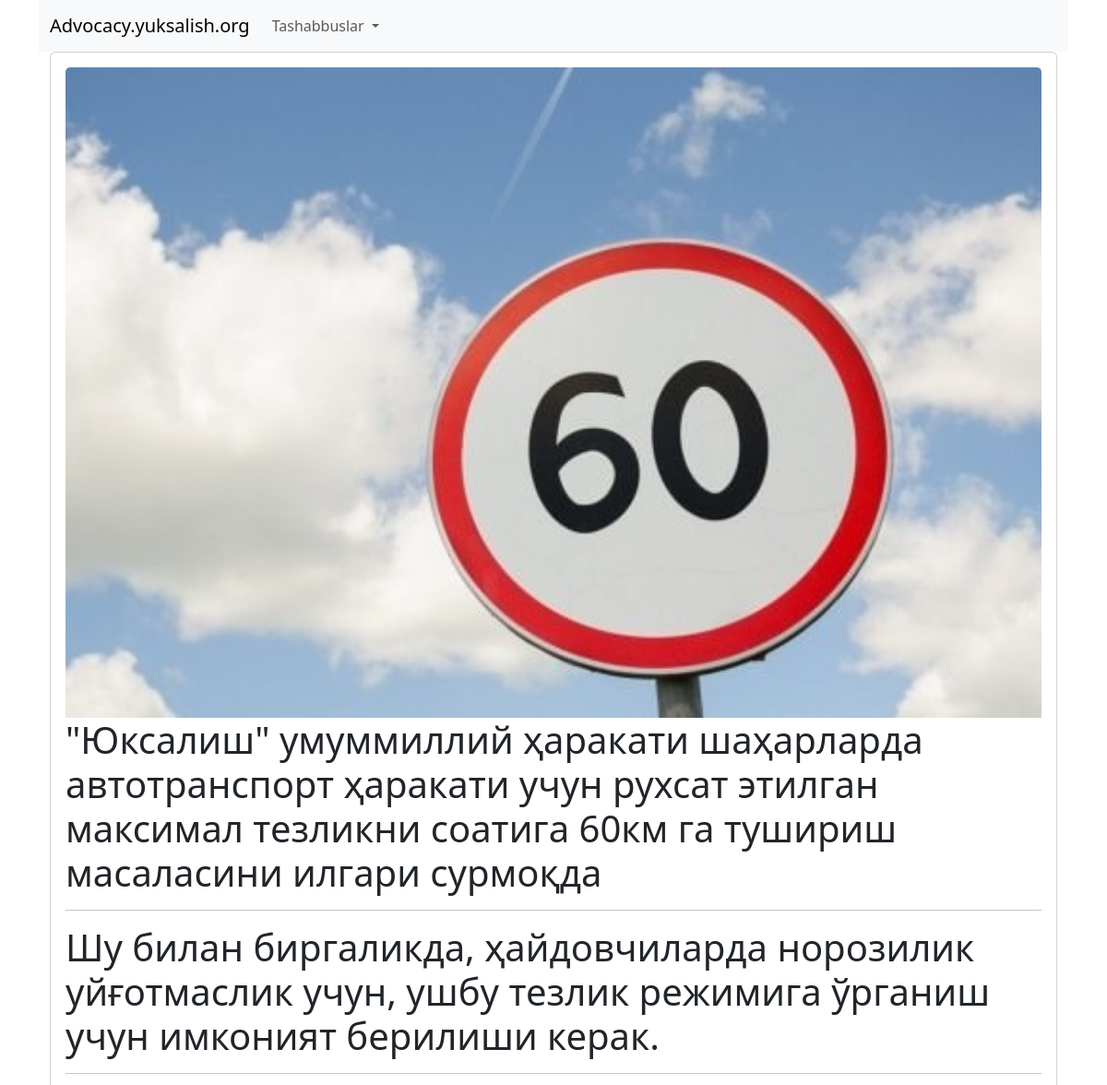
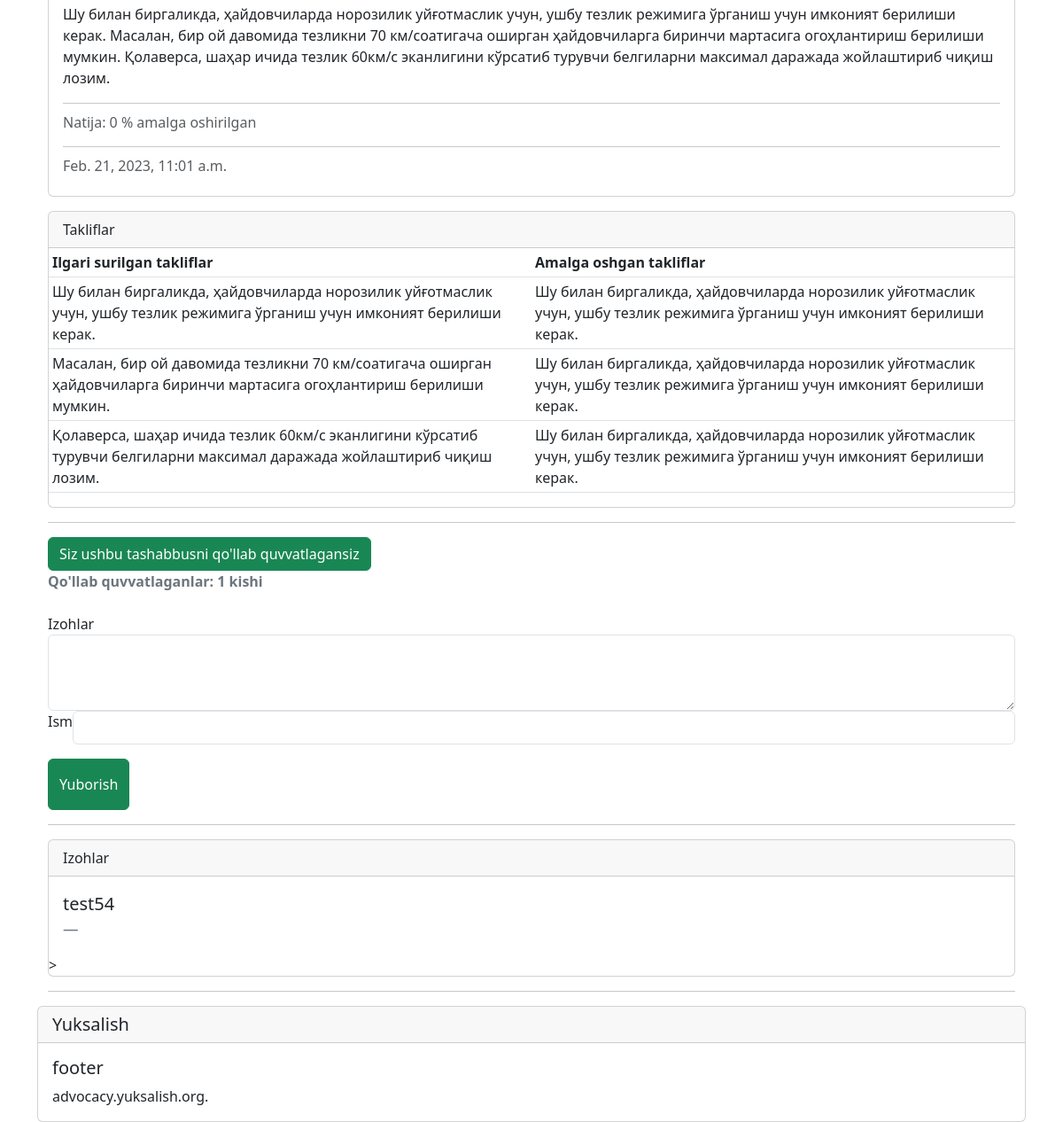
/1/ (signed in), run on the app's committed database (2 pictures, top to bottom).
### initiatives/models.py (models this page shows, shortened)
class Initiative(models.Model):
    title = models.CharField("Nomi", max_length=200)
    summary = models.CharField("Qisqacha", max_length=200, blank=True)
    body = models.TextField("Tekst")
    photo = models.ImageField("Foto", upload_to='images/', blank=True)
    result = models.IntegerField("Natija", default=0)
    dcreated = models.DateTimeField(auto_now_add=True)
    likes = models.ManyToManyField(User, related_name='initiative_like')
    def number_of_likes(self):
        return self.likes.count()
    class Meta:
        verbose_name = "Tashabbus"
        verbose_name_plural = "Tashabbuslar"

class Offer(models.Model):
    initiative = models.ForeignKey(Initiative, on_delete=models.CASCADE, related_name='offers')
    offer = models.CharField("Taklif", max_length=200)
    offer_result = models.TextField("Taklif natijalari", blank=True)
    def __str__(self):
        return self.offer
    class Meta:
        verbose_name = "Taklif"
        verbose_name_plural = "Takliflar"

class Comment(models.Model):
    initiative = models.ForeignKey(Initiative, on_delete=models.CASCADE, related_name='comments')
    comment = models.CharField("Izoh", max_length=200)
    email = models.CharField("Email", max_length=200, blank=True)
    fio = models.CharField("fio", max_length=200, blank=True)
    draft = models.BooleanField("Черновик", default=True)
    def __str__(self):
        return self.comment
    class Meta:
        verbose_name = "Izoh"
        verbose_name_plural = "Izohlar"

### initiatives/views.py (the view)
# urls.py: path('<int:pk>/', InitiativeDetailView.as_view(), name='initiative_detail'),
class InitiativeDetailView(DetailView):
    model = Initiative
    template_name = 'initiative_detail.html'
    def get_context_data(self, **kwargs):
        data = super().get_context_data(**kwargs)
        likes_connected = get_object_or_404(Initiative, id=self.kwargs['pk'])
        liked = False
        if likes_connected.likes.filter(id=self.request.user.id).exists():
            liked = True
        data['number_of_likes'] = likes_connected.number_of_likes()
        data['post_is_liked'] = liked
        return data

### templates/initiative_detail.html (shortened to what this page needs)
{% extends 'base.html' %}
{% block content %}
    <div class="container-fluid">
        <div class="card">
            <div class="card-body">
                {% if object.photo %}
                    <img class="card-img-top" style="" src="{{ object.photo.url }}" alt="{{ object.title }}">
                {% endif %}
                <h1 class="card-title">{{ object.title }}</h1>
                <hr>
                <h1 class="card-title">{{ object.summary }}</h1>
                <hr>
                <p class="card-text">{{ object.body | safe }}</p>
                <hr>
                <h6 class="card-subtitle mb-2 text-muted">Natija: {{ object.result }} % amalga oshirilgan</h6>
                <hr>
                <h6 class="card-subtitle mb-2 text-muted">{{ object.dcreated }}</h6>
            </div>
        </div>
            <div class="card">
                <div class="card-header">Takliflar</div>
                        <table class="table table-sm">
                          <thead>
                            <tr>
                              <th scope="col">Ilgari surilgan takliflar</th>
                              <th scope="col">Amalga oshgan takliflar</th>
                            </tr>
                          </thead>
                          <tbody>
                            {% for offer in initiative.offers.all %}
                                <tr>
                                  <td>{{ offer }}</td>
                                  <td>{{ offer.offer_result }}</td>
                                </tr>
                            {% endfor %}
                          </tbody>
                        </table>
                    </div><hr>
                {% if user.is_authenticated %}
                  <form action="{% url 'initiative_like' object.id %}" method="POST">
                    {% if post_is_liked %}
                    <button type="submit" name="initiative_id" value="{{object.id}}" class="btn btn-success ">Siz ushbu tashabbusni qo'llab quvvatlagansiz</button>
                    {% else %}
                    <button type="submit" name="initiative_id" value="{{object.id}}" class="btn btn-info">Tashbbusni qo'llab quvvatlash</button>
                    {% endif %}
                  </form>
                {% else %}
                  <a class="btn btn-outline-info" href="{% url 'login' %}?next={{request.path}}">Qo'lllab quvvatlash uchun ro'yhatdan o'tishingiz kerak</a><br>
                {% endif %}
                <strong class="text-secondary">Qo'llab quvvatlaganlar: {{ number_of_likes }} kishi</strong>
                <form action="{% url 'add_comment' initiative.id %}" method="post" class="mt-4">
                    <div class="form-group editContent">
                        <label for="contactcomment" class="editContent">
                            Izohlar
                        </label>
                        <textarea class="form-control border" rows="3" name="comment" id="editContent" required=""></textarea>
                    </div>
                    <div class="d-sm-flex">
                        <label for="contactcomment" class="editContent">
                            Ism
                        </label>
                        <input type="text" class="form-control border"
                            id="contactcomment" class="editContent" name="fio" required="">
                    </div>
                    <button type="submit" class="mt-3 btn btn-success btn-block py-3">
                        Yuborish
                    </button>
                </form>
                <hr>
                <div class="card">
                    <div class="card-header">Izohlar</div>
                        {% for comment in initiative.comments.all %}
                            {% if comment.draft is False %}
                            <div class="card-body">
                                <blockquote class="blockquote mb-0">
                                  <p>{{ comment }}</p>
                                  <footer class="blockquote-footer">{{ comment.email }}</footer>
                                </blockquote>
                            </div>>
                            {% endif %}
                        {% endfor %}
                     </div>
                    <hr>
                </div>
    </div>
{% endblock content %}

### data on the page
Initiative: photo (picture), title "\"Юксалиш\" умуммиллий ҳаракати шаҳарларда автотранспорт ҳаракати учун рухсат этилган максимал тезликни соатига 60км га тушириш масаласини илгари сурмоқда", summary "Шу билан биргаликда, ҳайдовчиларда норозилик уйғотмаслик учун, ушбу тезлик режимига ўрганиш учун имконият берилиши керак.", body "Шу билан биргаликда, ҳайдовчиларда норозилик уйғотмаслик учун, ушбу тезлик режимига ўрганиш учун имконият берилиши керак. Масалан, бир ой давомида тезликни 70 км/соатигача оширган ҳайдовчиларга биринчи мартасига огоҳлантириш берилиши мумкин. Қолаверса, шаҳар ичида тезлик 60км/с эканлигини кўрсатиб турувчи белгиларни максимал даражада жойлаштириб чиқиш лозим.", result "0", dcreated "Feb. 21, 2023, 11:01 a.m."
Offer: offer "Шу билан биргаликда, ҳайдовчиларда норозилик уйғотмаслик учун, ушбу тезлик режимига ўрганиш учун имконият берилиши керак.", offer_result "Шу билан биргаликда, ҳайдовчиларда норозилик уйғотмаслик учун, ушбу тезлик режимига ўрганиш учун имконият берилиши керак."
Offer: offer "Масалан, бир ой давомида тезликни 70 км/соатигача оширган ҳайдовчиларга биринчи мартасига огоҳлантириш берилиши мумкин.", offer_result "Шу билан биргаликда, ҳайдовчиларда норозилик уйғотмаслик учун, ушбу тезлик режимига ўрганиш учун имконият берилиши керак."
Offer: offer "Қолаверса, шаҳар ичида тезлик 60км/с эканлигини кўрсатиб турувчи белгиларни максимал даражада жойлаштириб чиқиш лозим.", offer_result "Шу билан биргаликда, ҳайдовчиларда норозилик уйғотмаслик учун, ушбу тезлик режимига ўрганиш учун имконият берилиши керак."
Comment: comment "test54"

### other printed values
{{ number_of_likes }} "1"
